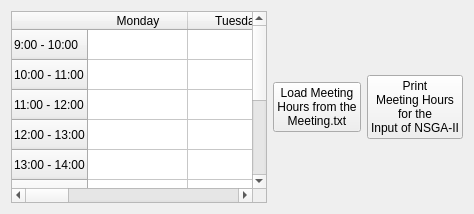
          <widget class="QWidget" name="tab_13">
           <attribute name="title">
            <string>Page</string>
           </attribute>
           <layout class="QGridLayout" name="gridLayout_13">
            <item row="0" column="0">
             <widget class="QTableWidget" name="tableWidget">
              <row>
               <property name="text">
                <string>9:00 - 10:00</string>
               </property>
              </row>
              <row>
               <property name="text">
                <string>10:00 - 11:00</string>
               </property>
              </row>
              <row>
               <property name="text">
                <string>11:00 - 12:00</string>
               </property>
              </row>
              <row>
               <property name="text">
                <string>12:00 - 13:00</string>
               </property>
              </row>
              <row>
               <property name="text">
                <string>13:00 - 14:00</string>
               </property>
              </row>
              <row>
               <property name="text">
                <string>14:00 - 15:00</string>
               </property>
              </row>
              <row>
               <property name="text">
                <string>15:00 - 16:00</string>
               </property>
              </row>
              <row>
               <property name="text">
                <string>16:00 - 17:00</string>
               </property>
              </row>
              <row>
               <property name="text">
                <string>17:00 - 18:00</string>
               </property>
              </row>
              <row>
               <property name="text">
                <string>18:00 - 19:00</string>
               </property>
              </row>
              <column>
               <property name="text">
                <string>Monday</string>
               </property>
              </column>
              <column>
               <property name="text">
                <string>Tuesday</string>
               </property>
              </column>
              <column>
               <property name="text">
                <string>Wednesday</string>
               </property>
              </column>
              <column>
               <property name="text">
                <string>Thursday</string>
               </property>
              </column>
              <column>
               <property name="text">
                <string>Friday</string>
               </property>
              </column>
             </widget>
            </item>
            <item row="0" column="2">
             <widget class="QPushButton" name="pushButton_7">
              <property name="text">
               <string>Print
Meeting Hours
for the
Input of NSGA-II</string>
              </property>
             </widget>
            </item>
            <item row="0" column="1">
             <widget class="QPushButton" name="pushButton_6">
              <property name="text">
               <string>Load Meeting
Hours from the
Meeting.txt</string>
              </property>
             </widget>
            </item>
           </layout>
          </widget>
